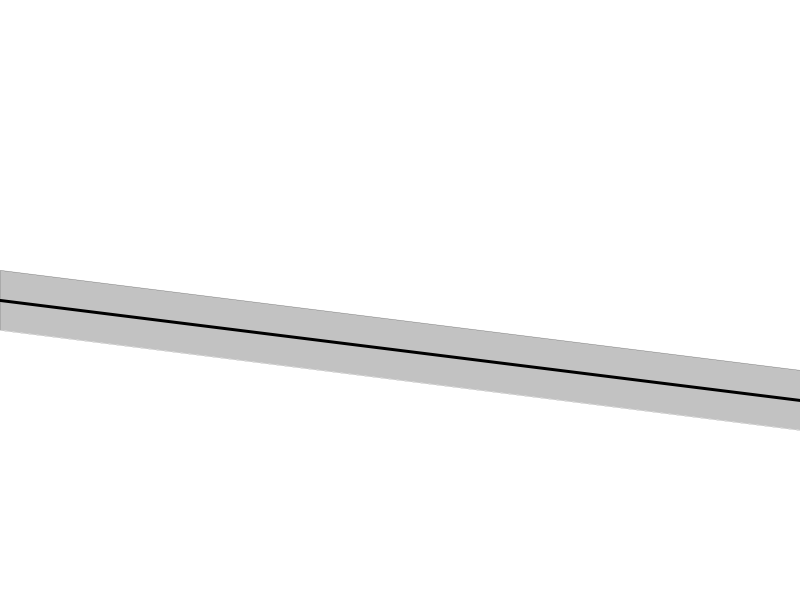
Frame 1 (no input)
Frame 60 (the mouse pressed at the canvas centre just before this capture): identical to frame 1, image omitted
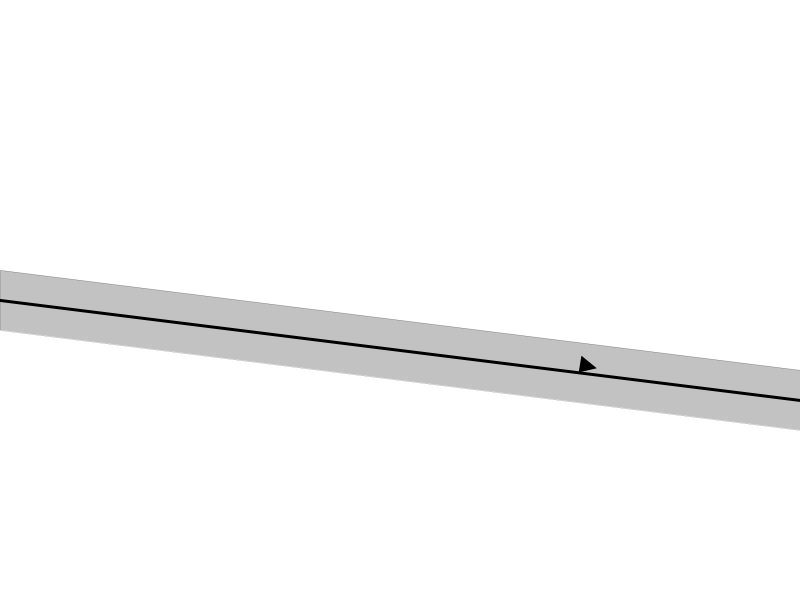
Frame 120 (the mouse held since frame 60 and released just before this capture)

The Processing sketch that drew these frames (run headless with seeded random() and noise(); from frame 60 on, the mouse is pressed at the canvas centre):

// Processing sketch: steeringbasic
// ── steeringbasic.pde
ArrayList <move> boxes;
felid f;
path p;
move m;

void setup(){
  boxes = new ArrayList();
  
  size(800,600);
  f = new felid();
  f.beginNoise();
  p =new path();
  m = new move();

}


void draw(){
background(255);
  p.display();

for(move box :boxes){
box.seek(p);
box.boundaries(p);
box.update();
box.display();

}

//print(" fps = " + frameRate );

//f.display();
}

void mousePressed(){
boxes.add(new move(mouseX,mouseY));





}

// ── felid.pde
class felid {

int res =20;


int rows = height/res +1;
int collems = width/res +1;
PVector  vec[][] = new PVector [collems][rows];
// emtpy consuctor
felid(){
 
}



void begin(){
// will have logic about how the vectors in each part are made
float angle;
for (int i = 0 ;i<collems;i++){
  for (int j =0 ; j<rows;j++){
    angle =random(-PI/2, PI/2); //random();
  vec[i][j]=  PVector.fromAngle(angle).mult(10);
 // print("started ");
  }

}

}


void beginNoise(){
float angle;
float xoff=0;
float yoff=0;
for (int j =0 ;j<rows;j++){
  yoff= 0;
  for(int i = 0 ;i<collems;i++){
    angle =map(noise(yoff,xoff),0,1,0,2*PI);
    vec[i][j] =  PVector.fromAngle(angle).mult(10);
    yoff+=0.1;
  }
  xoff+=0.1;
}  

}





PVector wheretoflow(float x ,float  y ){
int i = (int)x/res;
int j = (int)y/res;
return vec[i][j].copy() ;
}

void display(){
for (int i = 0 ;i<collems;i++){
  for(int j =0 ; j<rows;j++){
    pushMatrix();
    stroke(100);
    strokeWeight(1);
   translate(i*res,j*res);
    line(0,0,vec[i][j].x,vec[i][j].y);
    popMatrix();
    
  }
}

}


}

// ── move.pde
class move{

PVector loc;
PVector acc;
PVector vel;
PVector desire;
float maxspeed;
float maxforce;
float r = 6;

// consturctor 
move (float x ,float y ){

loc = new PVector(x,y);
vel = new PVector(1,0);
acc = new PVector(0,0.1);
maxspeed = 4;
maxforce=0.1;
}

move ( ){

loc = new PVector(0,0);
vel = new PVector(0,0);
acc = new PVector(0,0.1);
maxspeed = 4;
maxforce=0.1;
}

void update(){
vel.add(acc);
loc.add(vel);
acc.mult(0);
}
void display(){
  // drawing the triangle giveing color etc
  float angle =vel.heading();
  pushMatrix();
  fill(0);
translate(loc.x,loc.y);
  rotate(angle);
//rectMode(CENTER);
//rect(0,0,20,20);
   beginShape();
  vertex(0,-r);
  vertex(0,r);
  vertex(2*r,0);
  endShape(CLOSE);
popMatrix();

}
void seek(float x ,float y){
  
PVector target = new PVector(x,y);
// draw value of distance bewtten target and current
float distance = PVector.dist(target,loc);
// vector of distance bewteen  target and current location is dersierd change
desire = PVector.sub(target,loc);

// setting max speed and max force also uses arrive logic to slow down if close to target

if(distance>=100){
  desire.setMag(maxspeed);}
else{
  float m = map(desire.mag(),0,100,0,maxspeed);
  desire.setMag(m);
}


PVector steer = PVector.sub(desire,vel);
steer.limit(maxforce);
apply(steer);
}


void seek(felid feild){
  if(loc.x>width){
  loc.x=0;
  
  }
   if (loc.x<0){
  loc.x=width;
  }
   if(loc.y>height){
  loc.y=0;
  
  }
   if (loc.y<0){
  loc.y=height;
  }


desire = feild.wheretoflow(loc.x,loc.y);
desire.setMag(maxspeed);
PVector steer = PVector.sub(desire,vel);
steer.limit(maxforce);
apply(steer);

}


void apply(PVector force){
acc.add( force);

}


void seek(path p){
      //get a copy of the  velsoicty vector
    PVector predicted = vel.copy();
    // then we set its magsiude to 50 we do this cause we want to know its posion after it has moved 50 units
    predicted.setMag(50);
    //we add the current location to get the future location 
    predicted.add(loc);
    // gettting the path locations
    PVector start =p.start;
    PVector end = p.end;
    // getting the normal or closest proint
    PVector point = getNormalPoint(predicted ,start,end);
    //moveing a bit ahedad of normal point
    PVector dir = PVector.sub(end,start);
    dir.setMag(50);
    PVector target = PVector.add(point,dir);
    // calculateing distance bewteen target and preducted and checking vs radious of the path to see if we are on the path
    float distance = PVector.dist(target,predicted);
    
    if (distance>p.r){
    seek(target.x ,target.y);
    
    }
}
    
PVector getNormalPoint(PVector predicted,PVector start,PVector end){
      
    // getting the vector of the line the path we are to follow
    PVector line = PVector.sub(end,start);
    // getting unit vector
    line.normalize();
    // finding the postion vector of the mover based on the paths location from the start of path to its location 
    PVector pos = PVector.sub(predicted ,start);
    // find the point vector this is done by multplying the unit vector of the path with the distance or scaler projection found useing dot product
    PVector point = line.mult(pos.dot(line));
    // adding back start this is done cause we did all our caluclautetions abovse assumeing start is the orgain
    // so we add start to get the correct vector from the perstive of the top right rather than start
    point.add(start);
    
    return point; 
}

void boundaries(path p){

  if (loc.x > width){
      float dis = loc.y-p.end.y;
      loc = new PVector(0,p.start.y+dis);
  
  }


}



}

// ── path.pde
class path {

float r = 30;
PVector start;
PVector end ;

path(int _r , PVector _start,PVector _end){

r = _r;
start =_start;
end=_end;
}
path(){
start = new PVector(0,height/2);
end = new PVector (width,2*height/3);

}

void display(){

stroke(0);
strokeWeight(0);

// this part makes the radious


fill(100,100);
  beginShape();
vertex(start.x,start.y+r);
vertex(end.x,end.y+r);
vertex(end.x,end.y-r);
vertex(start.x,start.y-r);

  endShape(CLOSE);
  
  // this part makes the line in the middel 
strokeWeight(3);
fill(255);
line(start.x,start.y,end.x,end.y);

}


}
